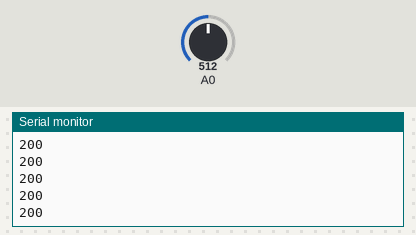
The sketch below on a simulated Arduino Uno, built with avr-gcc and run on an emulated ATmega328P. Parts: the last lines printed to the serial monitor. The test bench sets the inputs (shaded band); at power-on: A0 = 512.

Above: at 1.2 s.
1.3 s: A0 set to 716
At 1.8 s:
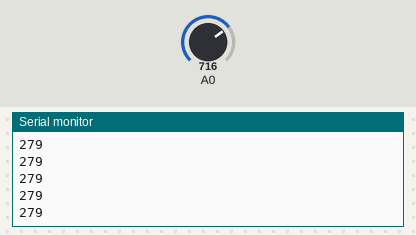
2.8 s: A0 set to 900
At 3.5 s:
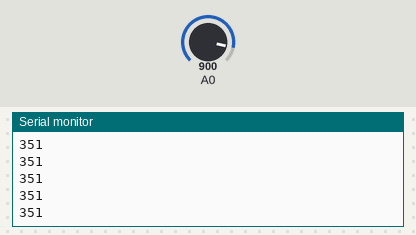
Timing chart, 0 to 5.8 s (numbered marks = the images above; inputs shaded):
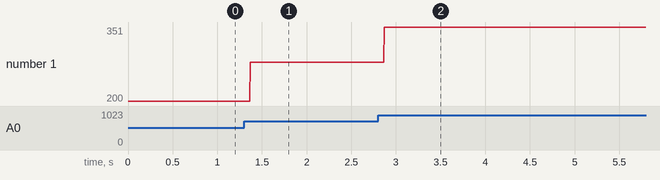

The sketch:

exercise1.ino
```cpp
//********
// Control the Ellipse on p5 using a potentiometer
//********

void setup() {
  Serial.begin(9600); //initiate the serial monitor
}

void loop() {
  int sensorValue = analogRead(A0); //read the value from A0 pin
  int mapped = map(sensorValue, 0, 1023, 0, 400); //map the values between the potentiometer and
                                                  //the screen width and height in p5 (400 is chosen in p5)
  Serial.println(mapped); //print the number on Serial monitor
}
```

Measured:
- after the input at 1.3 s, the serial monitor: prints a new line after 0.07 s (image 1)
- after the input at 2.8 s, the serial monitor: prints a new line after 0.07 s (image 2)
- plotted number 1: 200 → 279 after the input at 1.3 s, 279 → 351 after the input at 2.8 s
